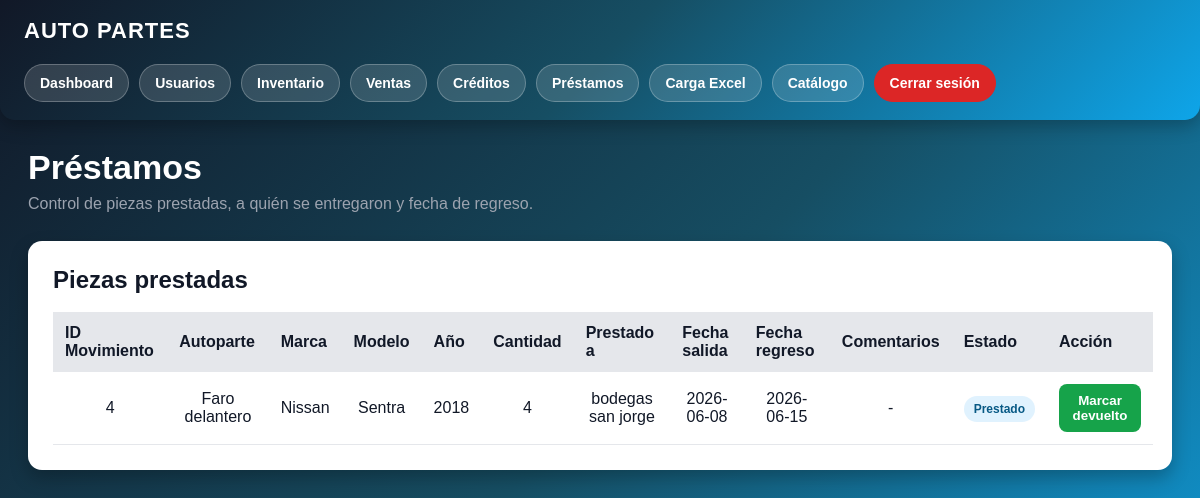
The page /prestamos (signed in) on the database as committed earlier.
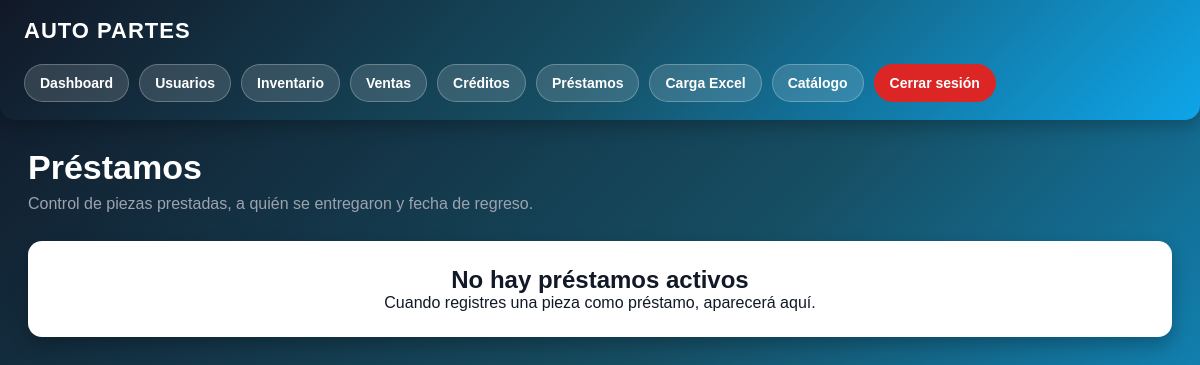
The same page on the database as committed later.
### app.py (models this page shows)
class Movimiento(db.Model):
    id = db.Column(db.Integer, primary_key=True)
    producto_id = db.Column(db.Integer, db.ForeignKey("producto.id"), nullable=False)
    producto = db.relationship("Producto", backref="movimientos")
    tipo = db.Column(db.String(50))
    estado = db.Column(db.String(50))
    cliente = db.Column(db.String(150))
    cantidad = db.Column(db.Integer, default=1)
    precio_unitario = db.Column(db.Float, default=0)
    total = db.Column(db.Float, default=0)
    metodo_pago = db.Column(db.String(100))
    factura = db.Column(db.String(100))
    fecha_salida = db.Column(db.String(100))
    fecha_prestamo = db.Column(db.String(100))
    comentarios = db.Column(db.Text)
    fecha_registro = db.Column(db.String(100))

class Producto(db.Model):
    id = db.Column(db.Integer, primary_key=True)
    marca = db.Column(db.String(100))
    modelo = db.Column(db.String(100))
    anio = db.Column(db.Integer)
    autoparte = db.Column(db.String(150))
    observaciones = db.Column(db.Text)
    transmision = db.Column(db.String(100))
    motor = db.Column(db.String(100))
    propiedad = db.Column(db.String(100))
    tipo = db.Column(db.String(100))
    lado = db.Column(db.String(50))
    origen = db.Column(db.String(100))
    costo_venta = db.Column(db.Float)
    stock = db.Column(db.Integer, default=1)
    foto = db.Column(db.String(300))
    link_ml = db.Column(db.String(500))
    estado = db.Column(db.String(50), default="disponible")
    vendido_a = db.Column(db.String(150))
    metodo_pago = db.Column(db.String(100))
    factura = db.Column(db.String(100))
    comentarios_venta = db.Column(db.Text)
    fecha_salida = db.Column(db.String(100))
    fecha_prestamo = db.Column(db.String(100))

### app.py (the view)
@app.route("/prestamos")
def prestamos():
    if not session.get("rol") in ["admin", "vendedor"]:
        return redirect("/login")
    prestamos = Movimiento.query.filter(
        Movimiento.estado == "prestado"
    ).order_by(
        Movimiento.id.desc()
    ).all()
    return render_template(
        "prestamos.html",
        prestamos=prestamos
    )

### templates/prestamos.html (shortened to what this page needs)
{% extends "layout.html" %}
{% block contenido %}
<div class="prestamos-header">
    <h1>Préstamos</h1>
    <p>Control de piezas prestadas, a quién se entregaron y fecha de regreso.</p>
</div>
{% if prestamos %}
<div class="prestamos-card">
    <h2>Piezas prestadas</h2>
    <table>
        <tr>
            <th>ID Movimiento</th>
            <th>Autoparte</th>
            <th>Marca</th>
            <th>Modelo</th>
            <th>Año</th>
            <th>Cantidad</th>
            <th>Prestado a</th>
            <th>Fecha salida</th>
            <th>Fecha regreso</th>
            <th>Comentarios</th>
            <th>Estado</th>
            <th>Acción</th>
        </tr>
        {% for prestamo in prestamos %}
        <tr>
            <td>{{ prestamo.id }}</td>
            <td>
                {% if prestamo.producto %}
                    {{ prestamo.producto.autoparte or '-' }}
                {% else %}
                    -
                {% endif %}
            </td>
            <td>
                {% if prestamo.producto %}
                    {{ prestamo.producto.marca or '-' }}
                {% else %}
                    -
                {% endif %}
            </td>
            <td>
                {% if prestamo.producto %}
                    {{ prestamo.producto.modelo or '-' }}
                {% else %}
                    -
                {% endif %}
            </td>
            <td>
                {% if prestamo.producto %}
                    {{ prestamo.producto.anio or '-' }}
                {% else %}
                    -
                {% endif %}
            </td>
            <td>{{ prestamo.cantidad or 1 }}</td>
            <td>{{ prestamo.cliente or '-' }}</td>
            <td>{{ prestamo.fecha_salida or '-' }}</td>
            <td>{{ prestamo.fecha_prestamo or '-' }}</td>
            <td>{{ prestamo.comentarios or '-' }}</td>
            <td>
                <span class="badge-prestado">Prestado</span>
            </td>
            <td>
                <a href="/devolver/{{ prestamo.id }}">
                    <button
                        class="btn-devuelto"
                        onclick="return confirm('¿Marcar este préstamo como devuelto?')"
                    >
                        Marcar devuelto
                    </button>
                </a>
            </td>
        </tr>
        {% endfor %}
    </table>
</div>
{% else %}
<div class="vacio">
    <h2>No hay préstamos activos</h2>
    <p>Cuando registres una pieza como préstamo, aparecerá aquí.</p>
</div>
{% endif %}
{% endblock %}

Rows that differ between the two databases and show on the page:
no longer on this page (row edited): Movimiento: id "4", producto "Faro delantero", producto "Nissan", producto "Sentra", producto "2018", cantidad "4", cliente "bodegas san jorge", fecha_salida "2026-06-08", fecha_prestamo "2026-06-15", comentarios "-"
Other text that changed with them:
text no longer shown: "Piezas prestadas ID Movimiento Autoparte Marca Modelo Año Cantidad Prestado a Fecha salida Fecha regreso Comentarios Estado Acción"
text now shown: "No hay préstamos activos Cuando registres una pieza como préstamo, aparecerá aquí."
